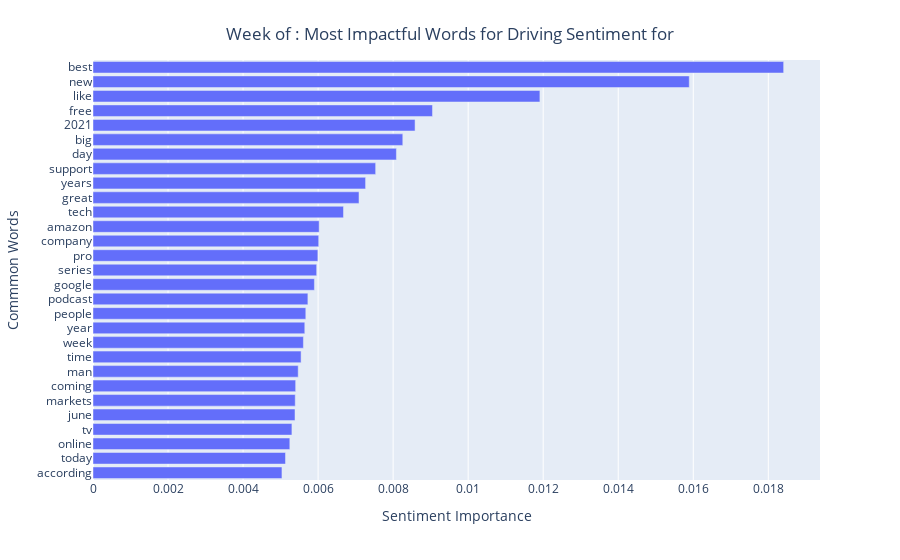

The cell this chart's notebook holds for it:
### Code cell
fig = px.bar(importance, y=importance.index, x='Sentiment Importance', orientation='h')
layout1 = go.Layout(
title={
        'text': f"Week of : Most Impactful Words for Driving Sentiment for ",
        'y':0.95,
        'x':0.5,
        'xanchor': 'center',
        },
yaxis=dict(
           tickvals=importance.index,
    title='Commmon Words',
    ))
fig.update_layout(layout1)
fig.show()

### Figure 1 — Plotly figure (JSON) as saved in the notebook; plotly's stock layout.template omitted (floating-point values rounded to 4 significant figures)
{"data": [{"alignmentgroup": "True", "hovertemplate": "Sentiment Importance=%{x}<br>index=%{y}<extra></extra>", "legendgroup": "", "marker": {"color": "#636efa"}, "name": "", "offsetgroup": "", "orientation": "h", "showlegend": false, "textposition": "auto", "type": "bar", "x": [0.005036, 0.005131, 0.005246, 0.005302, 0.005385, 0.005391, 0.005402, 0.00547, 0.005546, 0.005608, 0.005645, 0.005672, 0.005728, 0.005902, 0.005962, 0.005994, 0.006017, 0.006028, 0.006676, 0.00709, 0.007266, 0.007534, 0.008087, 0.008257, 0.008584, 0.009049, 0.01191, 0.01589, 0.01841], "xaxis": "x", "y": ["according", "today", "online", "tv", "june", "markets", "coming", "man", "time", "week", "year", "people", "podcast", "google", "series", "pro", "company", "amazon", "tech", "great", "years", "support", "day", "big", "2021", "free", "like", "new", "best"], "yaxis": "y"}], "layout": {"barmode": "relative", "legend": {"tracegroupgap": 0}, "margin": {"t": 60}, "title": {"text": "Week of : Most Impactful Words for Driving Sentiment for ", "x": 0.5, "xanchor": "center", "y": 0.95}, "xaxis": {"anchor": "y", "domain": [0, 1], "title": {"text": "Sentiment Importance"}}, "yaxis": {"anchor": "x", "domain": [0, 1], "tickvals": ["according", "today", "online", "tv", "june", "markets", "coming", "man", "time", "week", "year", "people", "podcast", "google", "series", "pro", "company", "amazon", "tech", "great", "years", "support", "day", "big", "2021", "free", "like", "new", "best"], "title": {"text": "Commmon Words"}}}}
